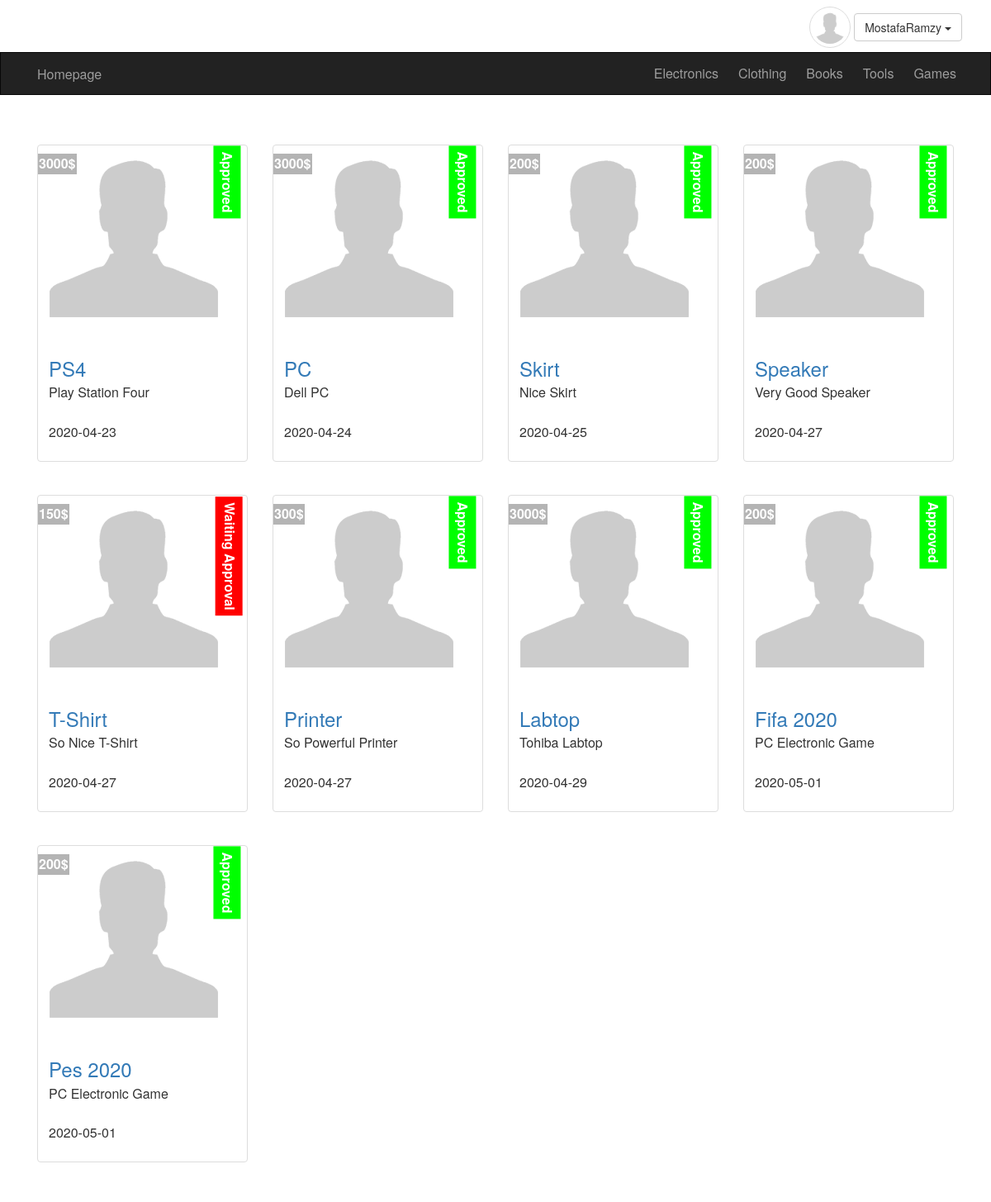
The app's page /tags.php (signed in) with its own data.
### tables this page shows
CREATE TABLE `users` (
  `UserID` int(11) NOT NULL,
  `Username` varchar(255) NOT NULL,
  `Email` varchar(255) NOT NULL,
  `Password` varchar(255) NOT NULL,
  `Fullname` varchar(255) NOT NULL,
  `GroupID` int(3) NOT NULL DEFAULT 0,
  `TrustStatus` int(3) NOT NULL DEFAULT 0,
  `RegistrationStatus` tinyint(4) NOT NULL DEFAULT 0,
  `Date` date NOT NULL,
  `UserImage` varchar(255) NOT NULL
);

CREATE TABLE `categories` (
  `CategoryID` int(11) NOT NULL,
  `CategoryParent` int(11) NOT NULL DEFAULT 0,
  `CategoryName` varchar(255) NOT NULL,
  `CategoryDescription` text NOT NULL,
  `CategoryOrder` int(11) DEFAULT NULL,
  `CategoryVisibility` tinyint(4) NOT NULL DEFAULT 0,
  `CategoryADs` tinyint(4) NOT NULL DEFAULT 0,
  `CategoryComments` tinyint(4) NOT NULL DEFAULT 0
);

CREATE TABLE `items` (
  `ItemID` int(11) NOT NULL,
  `ItemName` varchar(255) NOT NULL,
  `ItemDescription` text NOT NULL,
  `ItemPrice` text NOT NULL,
  `ItemDate` date NOT NULL,
  `ItemCountry` varchar(255) NOT NULL,
  `ItemImage` varchar(255) NOT NULL,
  `ItemStatus` varchar(255) NOT NULL,
  `ItemRating` smallint(6) NOT NULL,
  `ItemApproval` tinyint(4) NOT NULL DEFAULT 0,
  `ItemTags` varchar(255) NOT NULL,
  `User_ID` int(11) NOT NULL,
  `Category_ID` int(11) NOT NULL
);

### tags.php (the view, shortened to what this page needs)
<?php
include "includes/templates/header.php";
include "includes/templates/navbar.php";
if(isset($_SESSION['User']))
   {
	if(isset($_GET['tag']) && is_string($_GET['tag']))
		   {
			   $tag = $_GET['tag'];
		   }
	   else
		   {
			   $tag = "";
		   }
	   echo "<div class='container'>";
	   $sql = "SELECT * FROM items WHERE ItemTags LIKE '%$tag%'";
	   $result = mysqli_query($conn, $sql);
	   $rows = mysqli_fetch_all($result,MYSQLI_ASSOC);
	   $count = mysqli_num_rows($result);
  if ($count > 0) {
foreach($rows as $row)
{
	echo '<div class="col-sm-6 col-md-3">';
			echo '<div class="thumbnail item-box">';
				echo '<span class="price-tag">' . $row['ItemPrice'] . '$'. '</span>';
	if($row['ItemApproval'] == 0) {echo "<span class='not-approved'>Waiting Approval</span>";}
	else {echo "<span class='approved'>Approved</span>";}
				echo '<img class="img-responsive" src="img.png" alt="" />';
				echo '<div class="caption">';
					echo "<h3>";
				echo "<a href=item.php?itemid=";
				echo $row['ItemID'];
				echo "&itemname=";
				echo $row['ItemName'];
				echo ">";
				echo $row['ItemName'];
				echo "</a></h3>";
				echo '<p>' . $row['ItemDescription'] . '</p>';
				echo "<p class='date'>" . $row['ItemDate'] . '</p>';
				echo '</div>';
			echo '</div>';
	echo '</div>';
}
echo "</div>";
}
	   else
	   {
	  echo "<div class='container'>";
	  echo "<div class='alert alert-danger'>There Are No Items For This Tag</div>";
	  echo "<div>";
  	   }
 }
else
	{
			echo "<span class='alert alert-danger'>You Are Not Permited To Access This Page Directly</span>";
	}
include "includes/templates/fotter.php";

### includes/templates/header.php (shortened to what this page needs)
<!doctype html>
<html>
<head>
<link rel="stylesheet" href="layout/css/font-awesome.min.css">
<link rel="stylesheet" href="layout/css/bootstrap.min.css">
<link rel="stylesheet" href="layout/css/style.css">
</head>
<body>

### includes/templates/navbar.php (shortened to what this page needs)
<?php
if (isset($_SESSION['User'])) {
include "config.php";
$sql = "SELECT * FROM Users WHERE UserID = ". $_SESSION['UserID'];
$result = mysqli_query($conn, $sql);
echo  "<div class='container'>";
echo "<div class='upper-bar pull-right'>";
	  		$row = mysqli_fetch_assoc($result);
	  		if(! empty($row['UserImage']))
	{
  echo "<img alt='Profile Picture' class='my-image img-thumbnail img-circle' src='uploads\user_image\\" . $row['UserImage'] ."'>";
	}
else
	{
		echo "<img alt='Profile Picture' class='my-image img-thumbnail img-circle' src='uploads\user_image\\" . 'no_image.png' ."'>";
	}
				 ?>
				<div class="btn-group my-info">
					<span class="btn btn-default dropdown-toggle" data-toggle="dropdown">
						<?php echo $_SESSION['User'] ?>
						<span class="caret"></span>
					</span>
				</div>
				<?php
				} else {
			?>
			<a href="login.php" class="btn btn-primary login-signup pull-right">
				Login/Signup
			</a>
			<?php } ?>
		</div>
</div>
 <nav class="navbar navbar-inverse">
  <div class="container">
    <div class="collapse navbar-collapse" id="app-nav">
     <a href="index.php" class="pull-left homepage">Homepage</a>
      <ul class="nav navbar-nav navbar-right">
         <?php include "categories_navbar.php"; ?>
      </ul>
    </div>
  </div>
</nav>

### categories_navbar.php
<?php
include "config.php";
		  	  $sql = "SELECT * FROM categories WHERE CategoryParent = 0";
			  $result = mysqli_query($conn, $sql);
			  $rows = mysqli_fetch_all($result, MYSQLI_ASSOC);
		      foreach($rows as $row)
			 {
				echo "<li>";
				echo "<a href=categories.php?catid=";
				echo $row['CategoryID'];
				echo "&catname=";
				echo $row['CategoryName'];
				echo ">";
				echo $row['CategoryName'];
				echo "</a></li>";
			 }
?>

### includes/templates/fotter.php (shortened to what this page needs)
  </body>
</html>

### layout/css/style.css (style rules this page uses)
body { background-color: #FFF; font-size: 16px; height: 3000px; }
.navbar { border-radius: 0; margin-bottom: 0; }
.nav > li > a, .navbar-brand { padding: 15px 12px; }
.homepage { margin-top: 15px; text-decoration: none !important; color: #9d9d9d; -webkit-transition: all 500ms; -moz-transition: all 500ms; -o-transition: all 500ms; -ms-transition: all 500ms; transition: all 500ms; }
.upper-bar { padding: 5px; margin-top: 3px; }
.navbar-inverse .navbar-nav > li > a { -webkit-transition: all 500ms; -moz-transition: all 500ms; -o-transition: all 500ms; -ms-transition: all 500ms; transition: all 500ms; }
.my-image { max-width: 50px; max-height: 50px; }
.item-box { position: relative; margin-top: 20px; }
.item-box .price-tag { background-color: #B4B4B4; padding: 1px; position: absolute; left: 0px; top: 10px; font-weight: bold; color: #FFF; }
.item-box .caption h3 a { position: relative; top: 20px; }
.item-box .caption p { margin-top: 25px; }
.thumbnail span.approved { font-weight: bold; background-color: #0F0; padding: 5px 7px; position: absolute; -webkit--moz-transform: rotate(90deg); -moz-transform: rotate(90deg); -o-transform: rotate(90deg); -ms-transform: rotate(90deg); transform: rotate(90deg); top: 28px; right: -20px; color: #FFF; }
.thumbnail span.not-approved { font-weight: bold; background-color: #F00; padding: 5px 7px; position: absolute; -webkit--moz-transform: rotate(90deg); -moz-transform: rotate(90deg); -o-transform: rotate(90deg); -ms-transform: rotate(90deg); transform: rotate(90deg); top: 57px; right: -50px; color: #FFF; }
.thumbnail a>img, .thumbnail>img { margin-right: 0px; margin-left: 10px; }

### records on screen
users: UserImage (placeholder picture)
categories: CategoryName "Electronics"
categories: CategoryName "Clothing"
categories: CategoryName "Books"
categories: CategoryName "Tools"
categories: CategoryName "Games"
items: ItemPrice "3000", ItemApproval "Approved", ItemName "PS4", ItemDescription "Play Station Four", ItemDate "2020-04-23"
items: ItemPrice "3000", ItemApproval "Approved", ItemName "PC", ItemDescription "Dell PC", ItemDate "2020-04-24"
items: ItemPrice "200", ItemApproval "Approved", ItemName "Skirt", ItemDescription "Nice Skirt", ItemDate "2020-04-25"
items: ItemPrice "200", ItemApproval "Approved", ItemName "Speaker", ItemDescription "Very Good Speaker", ItemDate "2020-04-27"
items: ItemPrice "150", ItemApproval "Waiting Approval", ItemName "T-Shirt", ItemDescription "So Nice T-Shirt", ItemDate "2020-04-27"
items: ItemPrice "300", ItemApproval "Approved", ItemName "Printer", ItemDescription "So Powerful Printer", ItemDate "2020-04-27"
items: ItemPrice "3000", ItemApproval "Approved", ItemName "Labtop", ItemDescription "Tohiba Labtop", ItemDate "2020-04-29"
items: ItemPrice "200", ItemApproval "Approved", ItemName "Fifa 2020", ItemDescription "PC Electronic Game", ItemDate "2020-05-01"
items: ItemPrice "200", ItemApproval "Approved", ItemName "Pes 2020", ItemDescription "PC Electronic Game", ItemDate "2020-05-01"

### other values on screen
$_SESSION['User'] "MostafaRamzy"
